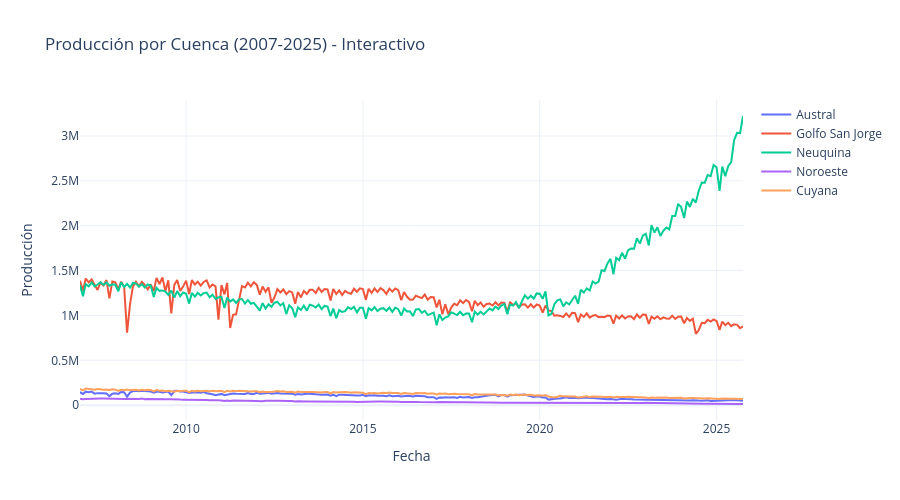

The notebook cell saved with this chart:
### Markdown cell above
## Visualización Interactiva

Este gráfico interactivo permite explorar la producción por cuenca. Puedes:
- **Pasar el mouse** sobre las líneas para ver valores exactos
- **Hacer clic en las leyendas** para mostrar u ocultar cuencas específicas
- **Hacer zoom** en períodos de interés

Es útil para comparar visualmente el desempeño de diferentes cuencas.

### Code cell
# Dashboard interactivo con Plotly
import plotly.express as px
import plotly.graph_objects as go
from plotly.subplots import make_subplots

# Preparar datos para Plotly
cuencas = ["cuenca_austral", "cuenca_gsj", "cuenca_neuquina", "cuenca_noroeste", "cuenca_cuyana"]
nombres = ["Austral", "Golfo San Jorge", "Neuquina", "Noroeste", "Cuyana"]

fig = go.Figure()
for col, nombre in zip(cuencas, nombres):
    fig.add_trace(go.Scatter(
        x=df_filtrado.index, y=df_filtrado[col],
        mode='lines', name=nombre, line=dict(width=2)
    ))
fig.update_layout(
    title="Producción por Cuenca (2007-2025) - Interactivo",
    xaxis_title="Fecha",
    yaxis_title="Producción",
    hovermode="x unified",
    height=500,
    template="plotly_white"
)
fig.show()

### Figure 1 — Plotly figure (JSON) as saved in the notebook; plotly's stock layout.template omitted (floating-point values rounded to 4 significant figures; data arrays with more than 128 entries replaced by an {"elided": "..."} marker saying what was removed)
{"data": [{"line": {"width": 2}, "mode": "lines", "name": "Austral", "type": "scatter", "x": {"elided": "226 str values"}, "y": {"elided": "226 float values"}}, {"line": {"width": 2}, "mode": "lines", "name": "Golfo San Jorge", "type": "scatter", "x": {"elided": "226 str values"}, "y": {"elided": "226 float values"}}, {"line": {"width": 2}, "mode": "lines", "name": "Neuquina", "type": "scatter", "x": {"elided": "226 str values"}, "y": {"elided": "226 float values"}}, {"line": {"width": 2}, "mode": "lines", "name": "Noroeste", "type": "scatter", "x": {"elided": "226 str values"}, "y": {"elided": "226 float values"}}, {"line": {"width": 2}, "mode": "lines", "name": "Cuyana", "type": "scatter", "x": {"elided": "226 str values"}, "y": {"elided": "226 float values"}}], "layout": {"height": 500, "hovermode": "x unified", "title": {"text": "Producción por Cuenca (2007-2025) - Interactivo"}, "xaxis": {"title": {"text": "Fecha"}}, "yaxis": {"title": {"text": "Producción"}}}}
